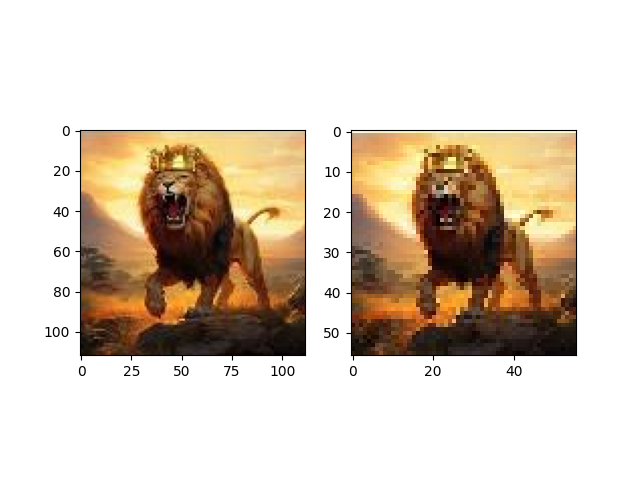

The Python source for this figure:
import numpy as np
import imageio as img
import matplotlib.pyplot as plt

def zoomPlus(image, factor):
  height, width = image.shape[:2]
  new_height = int(height / factor)
  new_width = int(width / factor)
  imgZoom = np.zeros((new_height, new_width, 3), dtype=image.dtype)
  for y in range(new_height):
    for x in range(new_width):
      ori_y = int(y * factor)
      ori_x = int(x * factor)
      ori_y = min(ori_y, height - 1)
      ori_x = min(ori_x, width - 1)
      imgZoom[y, x] = image[ori_y, ori_x]
  return imgZoom

image = img.imread('singa2.jpg')
skala = 2.0

imgZoom = zoomPlus(image, skala)
img.imwrite("singa2.jpg", imgZoom)
plt.subplot(1, 2, 1)
plt.imshow(image)

plt.subplot(1, 2, 2)
plt.imshow(imgZoom)
plt.show()
